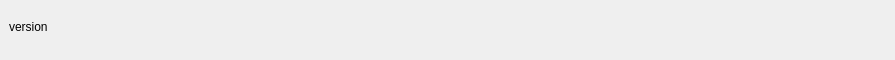
<?xml version="1.0" encoding="UTF-8"?>
<ui version="4.0">
 <class>BottomBar</class>
 <widget class="QWidget" name="BottomBar">
  <property name="geometry">
   <rect>
    <x>0</x>
    <y>0</y>
    <width>895</width>
    <height>60</height>
   </rect>
  </property>
  <property name="minimumSize">
   <size>
    <width>0</width>
    <height>60</height>
   </size>
  </property>
  <property name="maximumSize">
   <size>
    <width>16777215</width>
    <height>60</height>
   </size>
  </property>
  <property name="windowTitle">
   <string>Form</string>
  </property>
  <layout class="QVBoxLayout" name="verticalLayout_10" stretch="0">
   <property name="spacing">
    <number>0</number>
   </property>
   <property name="leftMargin">
    <number>0</number>
   </property>
   <property name="topMargin">
    <number>0</number>
   </property>
   <property name="rightMargin">
    <number>0</number>
   </property>
   <property name="bottomMargin">
    <number>0</number>
   </property>
   <item>
    <widget class="PFBorderImage" name="containerTop">
     <layout class="QHBoxLayout" name="horizontalLayout">
      <item>
       <widget class="QWidget" name="widgetTopAmount" native="true">
        <property name="sizePolicy">
         <sizepolicy hsizetype="Preferred" vsizetype="Maximum">
          <horstretch>0</horstretch>
          <verstretch>0</verstretch>
         </sizepolicy>
        </property>
        <property name="minimumSize">
         <size>
          <width>0</width>
          <height>42</height>
         </size>
        </property>
        <layout class="QHBoxLayout" name="horizontalLayout_5">
         <property name="spacing">
          <number>5</number>
         </property>
         <property name="leftMargin">
          <number>0</number>
         </property>
         <property name="topMargin">
          <number>0</number>
         </property>
         <property name="rightMargin">
          <number>0</number>
         </property>
         <property name="bottomMargin">
          <number>0</number>
         </property>
         <item alignment="Qt::AlignTop">
          <widget class="QLabel" name="labelVersion">
           <property name="minimumSize">
            <size>
             <width>0</width>
             <height>36</height>
            </size>
           </property>
           <property name="styleSheet">
            <string notr="true">padding:0px;margin:0px;</string>
           </property>
           <property name="text">
            <string notr="true">version</string>
           </property>
          </widget>
         </item>
         <item>
          <spacer name="horizontalSpacer_8">
           <property name="orientation">
            <enum>Qt::Horizontal</enum>
           </property>
           <property name="sizeType">
            <enum>QSizePolicy::Expanding</enum>
           </property>
           <property name="sizeHint" stdset="0">
            <size>
             <width>15</width>
             <height>20</height>
            </size>
           </property>
          </spacer>
         </item>
        </layout>
       </widget>
      </item>
      <item>
       <layout class="QHBoxLayout" name="horizontalLayout_4" stretch="0,0,0,0,0,0,0,0,0,0">
        <property name="spacing">
         <number>12</number>
        </property>
        <property name="rightMargin">
         <number>0</number>
        </property>
        <item alignment="Qt::AlignRight">
         <widget class="QWidget" name="layoutSync" native="true">
          <property name="minimumSize">
           <size>
            <width>0</width>
            <height>36</height>
           </size>
          </property>
          <property name="maximumSize">
           <size>
            <width>16777215</width>
            <height>36</height>
           </size>
          </property>
          <layout class="QVBoxLayout" name="verticalLayout_9">
           <property name="leftMargin">
            <number>0</number>
           </property>
           <property name="topMargin">
            <number>0</number>
           </property>
           <property name="rightMargin">
            <number>0</number>
           </property>
           <property name="bottomMargin">
            <number>0</number>
           </property>
           <item>
            <widget class="ExpandableButton" name="pushButtonSync" native="true">
             <property name="minimumSize">
              <size>
               <width>36</width>
               <height>36</height>
              </size>
             </property>
             <property name="maximumSize">
              <size>
               <width>16777215</width>
               <height>36</height>
              </size>
             </property>
            </widget>
           </item>
          </layout>
         </widget>
        </item>
        <item>
         <widget class="ExpandableButton" name="pushButtonHDUpgrade" native="true">
          <property name="minimumSize">
           <size>
            <width>36</width>
            <height>36</height>
           </size>
          </property>
         </widget>
        </item>
        <item>
         <widget class="ExpandableButton" name="pushButtonStack" native="true">
          <property name="minimumSize">
           <size>
            <width>36</width>
            <height>36</height>
           </size>
          </property>
         </widget>
        </item>
        <item>
         <widget class="ExpandableButton" name="pushButtonColdStaking" native="true">
          <property name="minimumSize">
           <size>
            <width>36</width>
            <height>36</height>
           </size>
          </property>
         </widget>
        </item>
        <item>
         <widget class="ExpandableButton" name="pushButtonConnection" native="true">
          <property name="minimumSize">
           <size>
            <width>36</width>
            <height>36</height>
           </size>
          </property>
         </widget>
        </item>
        <item>
         <widget class="ExpandableButton" name="pushButtonTor" native="true">
          <property name="minimumSize">
           <size>
            <width>36</width>
            <height>36</height>
           </size>
          </property>
         </widget>
        </item>
        <item>
         <widget class="ExpandableButton" name="pushButtonLock" native="true">
          <property name="sizePolicy">
           <sizepolicy hsizetype="Preferred" vsizetype="Preferred">
            <horstretch>0</horstretch>
            <verstretch>0</verstretch>
           </sizepolicy>
          </property>
          <property name="minimumSize">
           <size>
            <width>36</width>
            <height>36</height>
           </size>
          </property>
         </widget>
        </item>
        <item>
         <widget class="ExpandableButton" name="pushButtonTheme" native="true">
          <property name="minimumSize">
           <size>
            <width>36</width>
            <height>36</height>
           </size>
          </property>
          <property name="maximumSize">
           <size>
            <width>16777215</width>
            <height>36</height>
           </size>
          </property>
         </widget>
        </item>
        <item>
         <widget class="ExpandableButton" name="pushButtonSettings" native="true">
          <property name="minimumSize">
           <size>
            <width>36</width>
            <height>36</height>
           </size>
          </property>
          <property name="maximumSize">
           <size>
            <width>16777215</width>
            <height>36</height>
           </size>
          </property>
         </widget>
        </item>
        <item>
         <widget class="ExpandableButton" name="pushButtonFAQ" native="true">
          <property name="minimumSize">
           <size>
            <width>36</width>
            <height>36</height>
           </size>
          </property>
          <property name="maximumSize">
           <size>
            <width>16777215</width>
            <height>36</height>
           </size>
          </property>
         </widget>
        </item>
       </layout>
      </item>
     </layout>
    </widget>
   </item>
  </layout>
 </widget>
 <customwidgets>
  <customwidget>
   <class>PFBorderImage</class>
   <extends>QFrame</extends>
   <header>qt/qrax/pfborderimage.h</header>
   <container>1</container>
  </customwidget>
  <customwidget>
   <class>ExpandableButton</class>
   <extends>QWidget</extends>
   <header>qt/qrax/expandablebutton.h</header>
   <container>1</container>
  </customwidget>
 </customwidgets>
 <resources/>
 <connections/>
</ui>
